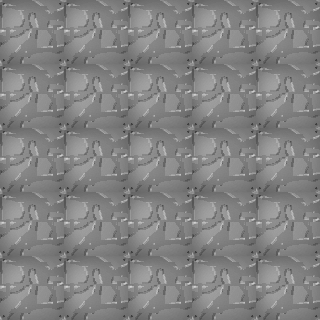

Tiled map render using the project's own tile images. Description and the whole map definition, tile-layer contents included, below:
An orthogonal 5x5 tile map with 64x64 px tiles, 4 tile layers (floor, wall, player_start, interactable).

<map version="1.2" tiledversion="1.3.2" orientation="orthogonal" renderorder="right-down" compressionlevel="0" width="5" height="5" tilewidth="64" tileheight="64" infinite="0" nextlayerid="5" nextobjectid="1">
 <tileset firstgid="1" source="tileMap.tsx" />
 <layer id="1" name="floor" width="5" height="5">
  <data encoding="csv">
5,5,5,5,5,
5,5,5,5,5,
5,5,5,5,5,
5,5,5,5,5,
5,5,5,5,5
</data>
 </layer>
 <layer id="2" name="wall" width="5" height="5">
  <data encoding="csv">
0,0,0,0,0,
0,0,0,0,0,
0,0,0,0,0,
0,0,0,0,0,
0,0,0,0,0
</data>
 </layer>
 <layer id="3" name="player_start" width="5" height="5">
  <data encoding="csv">
0,0,0,0,0,
0,0,0,0,0,
0,0,0,0,0,
0,0,0,0,0,
0,0,0,0,0
</data>
 </layer>
 <layer id="4" name="interactable" width="5" height="5">
  <data encoding="csv">
0,0,0,0,0,
0,0,0,0,0,
0,0,0,0,0,
0,0,0,0,0,
0,0,0,0,0
</data>
 </layer>
</map>
